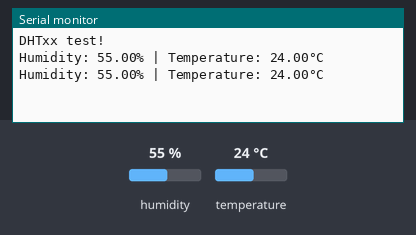
Bench run of a sketch on a simulated Arduino Uno, built with avr-gcc and run on an emulated ATmega328P. On the bench: the last lines printed to the serial monitor. The test bench sets the inputs (shaded band); at power-on: humidity 55 %, temperature 24 °C.

Above: at 2.8 s.
2.9 s: humidity set to 22 %
At 5.3 s:
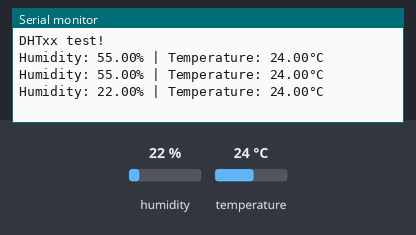
5.6 s: temperature set to 12 °C
At 6.7 s:
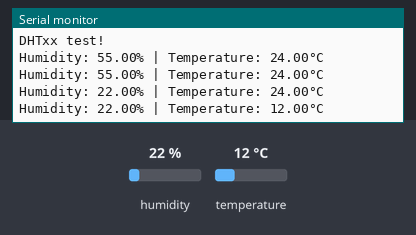
8.3 s: humidity set to 40 %
At 11.5 s:
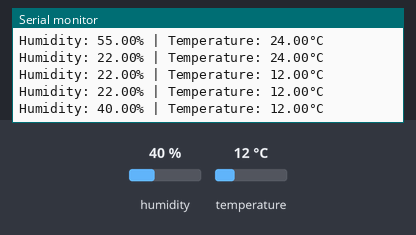
Timing chart, 0 to 13.0 s (numbered marks = the images above; inputs shaded):
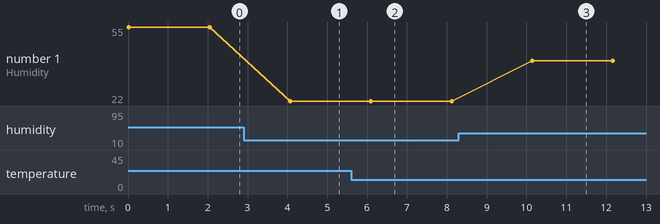

Measured:
- after the input at 2.9 s, the serial monitor: prints a new line after 1.2 s (image 1)
- after the input at 5.6 s, the serial monitor: prints a new line after 0.50 s (image 2)
- after the input at 8.3 s, the serial monitor: prints a new line after 1.8 s (image 3)
- plotted number 1: 55 → 22 after the input at 2.9 s, 22 → 40 after the input at 8.3 s

The sketch:

DHT11.ino
```cpp
#include "DHT.h"

#define DHTPIN 4        /* PIN DHT11 */
#define DHTTYPE DHT11   /* DHT 11  (AM2302), AM2321 */


DHT dht(DHTPIN, DHTTYPE);

void setup() {
  Serial.begin(9600);
  Serial.println(F("DHTxx test!"));

  dht.begin();
}

void loop() {
  /* READ THE HUMIDITY AND TEMPERATURE VALUES FROM THE DHT11 SENSOR */
  float h = dht.readHumidity();
  float t = dht.readTemperature();
  float f = dht.readTemperature(true);

  /* CHECK IF ANY READS FAILED AND EXIT EARLY (TO TRY AGAIN). */
  if (isnan(h) || isnan(t) || isnan(f)) {
    Serial.println(F("Failed to read from DHT sensor!"));
    return;
  }

  /* PRINT TEMPERATURE AND HUMIDITY TO THE SERIAL MONITOR  */
  Serial.print(F("Humidity: "));
  Serial.print(h);
  Serial.print(F("% | Temperature: "));
  Serial.print(t);
  Serial.println(F("°C "));

  delay(2000); /* WAIT 2 SECONDS BEFORE THE NEXT LOOP */
}  
```
